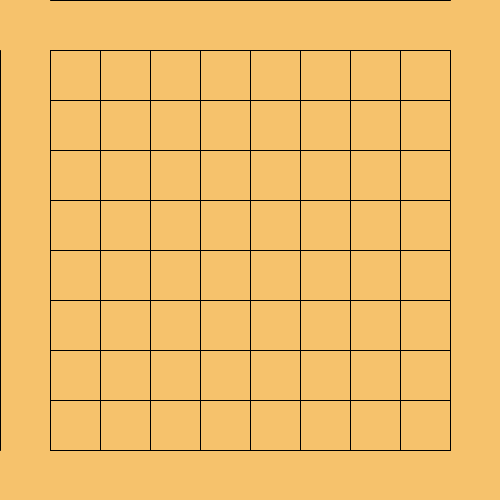
Frame 1 (no input)
Frame 60 (the mouse pressed at the canvas centre just before this capture): identical to frame 1, image omitted
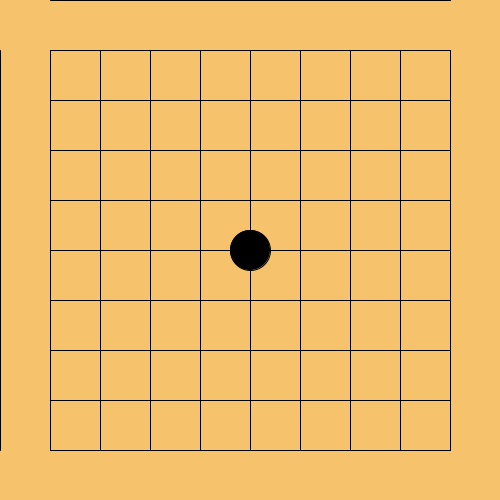
Frame 120 (the mouse held since frame 60 and released just before this capture)

The Processing sketch that drew these frames (run headless with seeded random() and noise(); from frame 60 on, the mouse is pressed at the canvas centre):

// Processing sketch: week04_7_mousePressed_put_go_by_25_50
// ── week04_7_mousePressed_put_go_by_25_50.pde
void setup(){
  size(500,500);
}  
int [][]go={
   {0,0,0,0,0,0,0,0,0},
   {0,0,0,0,0,0,0,0,0},
   {0,0,0,0,0,0,0,0,0},
   {0,0,0,0,0,0,0,0,0},
   {0,0,0,0,0,0,0,0,0},
   {0,0,0,0,0,0,0,0,0},
   {0,0,0,0,0,0,0,0,0},
   {0,0,0,0,0,0,0,0,0},
   {0,0,0,0,0,0,0,0,0},
};
int n=0;
void mousePressed(){
   int j=(mouseX-25)/50;
   int i=(mouseY-25)/50;
   go[i][j]= (n%2==0)?1:2;
   n++;
}
void draw(){
  background(246 , 194 , 108);
  for (int i=0;i<=9;i++){
     line(50 , 50*i , 450 , 50*i);
     line(50*i ,50 ,50*i, 450);
  }
   for (int i=0;i<9;i++){
      for(int j=0;j<9;j++){
         if (go[i][j]==1) {
           fill(0);
           ellipse(50+j*50,50+i*50,40,40);
         }
         else if(go[i][j]==2){
           fill(255);
           ellipse(50+j*50,50+i*50,40,40);
         }  
      }
   }
}
